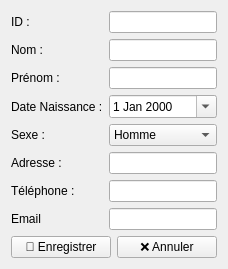
         <widget class="QWidget" name="tabAddClient">
          <attribute name="title">
           <string>Ajouter / Modifier</string>
          </attribute>
          <layout class="QGridLayout" name="layoutForm">
           <item row="0" column="0">
            <widget class="QLabel" name="labelID">
             <property name="text">
              <string>ID :</string>
             </property>
            </widget>
           </item>
           <item row="0" column="1">
            <widget class="QLineEdit" name="lineEditID"/>
           </item>
           <item row="1" column="0">
            <widget class="QLabel" name="labelNom">
             <property name="text">
              <string>Nom :</string>
             </property>
            </widget>
           </item>
           <item row="1" column="1">
            <widget class="QLineEdit" name="lineEditNom"/>
           </item>
           <item row="2" column="0">
            <widget class="QLabel" name="labelPrenom">
             <property name="text">
              <string>Prénom :</string>
             </property>
            </widget>
           </item>
           <item row="2" column="1">
            <widget class="QLineEdit" name="lineEditPrenom"/>
           </item>
           <item row="3" column="0">
            <widget class="QLabel" name="labelDateNaissance">
             <property name="text">
              <string>Date Naissance :</string>
             </property>
            </widget>
           </item>
           <item row="3" column="1">
            <widget class="QDateEdit" name="dateEditNaissance">
             <property name="calendarPopup">
              <bool>true</bool>
             </property>
            </widget>
           </item>
           <item row="4" column="0">
            <widget class="QLabel" name="labelSexe">
             <property name="text">
              <string>Sexe :</string>
             </property>
            </widget>
           </item>
           <item row="4" column="1">
            <widget class="QComboBox" name="comboBoxSexe">
             <item>
              <property name="text">
               <string>Homme</string>
              </property>
             </item>
             <item>
              <property name="text">
               <string>Femme</string>
              </property>
             </item>
            </widget>
           </item>
           <item row="5" column="0">
            <widget class="QLabel" name="labelAdresse">
             <property name="text">
              <string>Adresse :</string>
             </property>
            </widget>
           </item>
           <item row="5" column="1">
            <widget class="QLineEdit" name="lineEditAdresse"/>
           </item>
           <item row="6" column="0">
            <widget class="QLabel" name="labelTelephone">
             <property name="text">
              <string>Téléphone :</string>
             </property>
            </widget>
           </item>
           <item row="6" column="1">
            <widget class="QLineEdit" name="lineEditTelephone"/>
           </item>
           <item row="7" column="0">
            <widget class="QLabel" name="labelEmail">
             <property name="text">
              <string>Email</string>
             </property>
            </widget>
           </item>
           <item row="7" column="1">
            <widget class="QLineEdit" name="lineEditEmail"/>
           </item>
           <item row="8" column="0" colspan="2">
            <layout class="QHBoxLayout" name="layoutButtonsForm">
             <item>
              <widget class="QPushButton" name="btnSave">
               <property name="text">
                <string>💾 Enregistrer</string>
               </property>
              </widget>
             </item>
             <item>
              <widget class="QPushButton" name="btnCancel">
               <property name="text">
                <string>❌ Annuler</string>
               </property>
              </widget>
             </item>
            </layout>
           </item>
          </layout>
         </widget>
